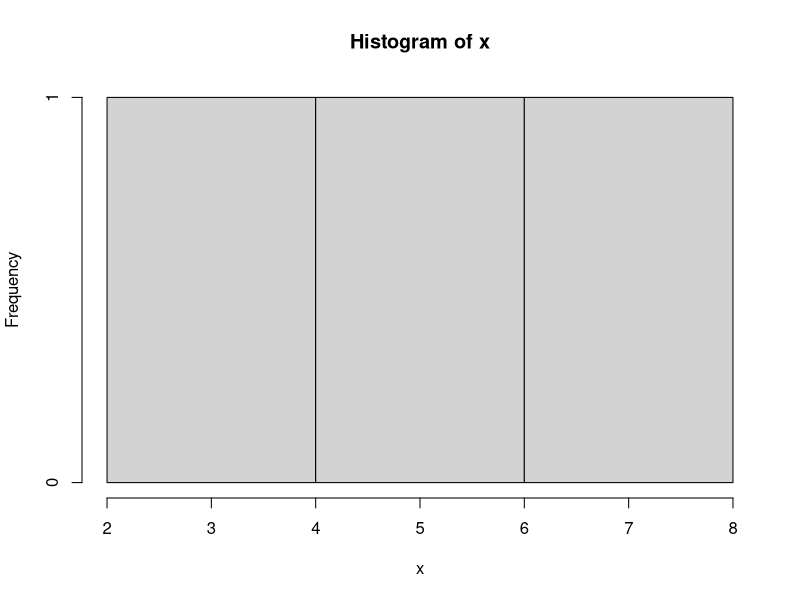
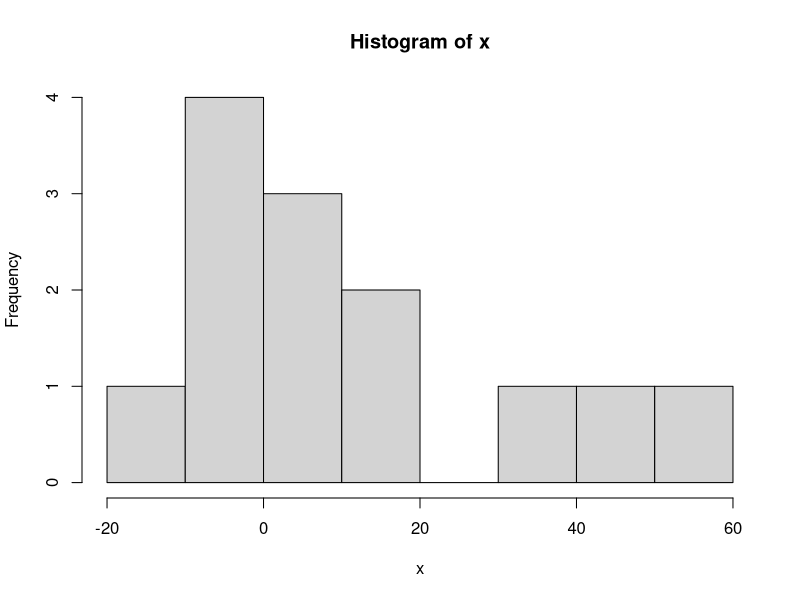
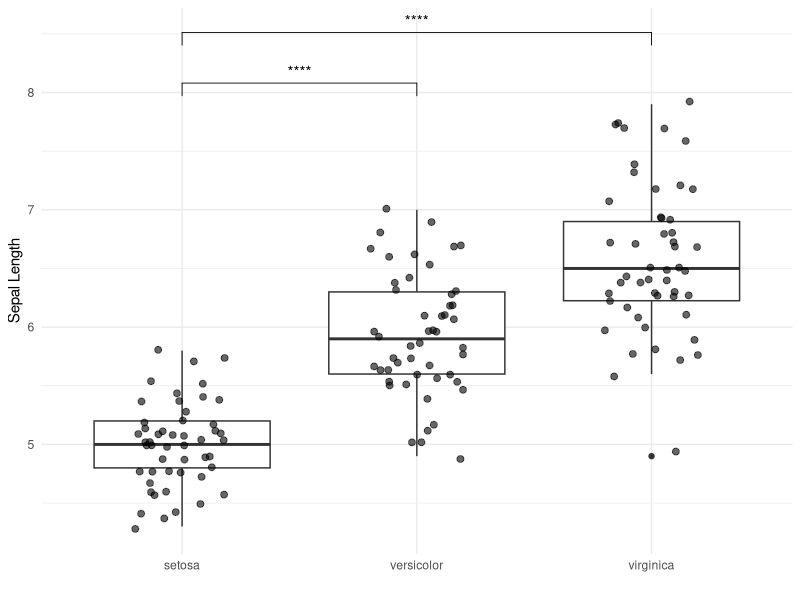

The R script that drew these images, in order:
## ---- chunk 1
rm(list = ls()) # This clear all R-history and should be included in all code
library(dplyr)  # Library for more elegant data handling
library(ggplot2)# Powerful plotting library
library(tidyr)
## ---- chunk 2
  set.seed(123)
  n = 3  # Number of datapoints 
  x <- runif(n, min=0,max=10) # Draw from a uniform distribution
  hist(x) # Plot a simple histogram of the data 
  print(shapiro.test(x))
## ---- chunk 3
  set.seed(123)
  n = 10  # Number of datapoints 
  x <- rnorm(n, mean=0, sd=10) # Draw from a uniform distribution
  x <- c(x, c(50, 55, 40))
  hist(x) # Plot a simple histogram of the data 
  print(shapiro.test(x))
## ---- chunk 4
  set.seed(123)
  n = 40  # Number of datapoints 
  x <- replicate(100, mean(runif(n, min=0,max=10))) # Draw from a uniform distribution
## ---- chunk 5
  data(iris)

  iris_setosa <- iris %>% filter(Species == "setosa") # Get a dataframe with only the Setosa species
## ---- chunk 6
  x <- iris %>% filter(Species == "setosa") %>% select(Sepal.Length)
  y <- iris %>% filter(Species == "versicolor") %>% select(Sepal.Length)
  
  t.test(x, y)
  
## ---- chunk 7
  iris_set_ver <- iris %>% filter(Species != "virginica") # Select all rows that is not the Virginica species
  
  t.test(Sepal.Width ~ Species, data=iris_set_ver)
  
## ---- chunk 8
library(ggpubr)  # For significance indicators

# Define the comparisons you want to test
comparisons <- list(
  c("setosa", "versicolor"), 
  c("setosa", "virginica")
)

# Create the boxplot with significance indicators
p <- ggplot(iris, aes(x = Species, y = Sepal.Length)) + 
  geom_boxplot() +  
  geom_jitter(width = 0.2, alpha = 0.6, size = 2) +  
  theme_minimal() +  
  xlab("") +  
  ylab("Sepal Length") +  
  stat_compare_means(comparisons = comparisons, method = "t.test", label = "p.signif")  # Add significance brackets

p
## ---- chunk 9
  set.seed(420)
  n <- 7
  Students <- LETTERS[1:n]
  Exam1 <- rpois(7, 10)
  Exam2 <- Exam1 + (rpois(7,2)) 
  
  Exam_results <- data.frame(Students, Exam1, Exam2) # This is how we bind vectors into a data frame
  Exam_results_long <- pivot_longer(Exam_results,          # Convert the dataframe to the long format
                                    cols = starts_with("Exam"), 
                                    names_to = "Exam", 
                                    values_to = "Score")
## ---- chunk 10

## ---- chunk 11
  Exam_results$diff = Exam_results$Exam2 - Exam_results$Exam1
